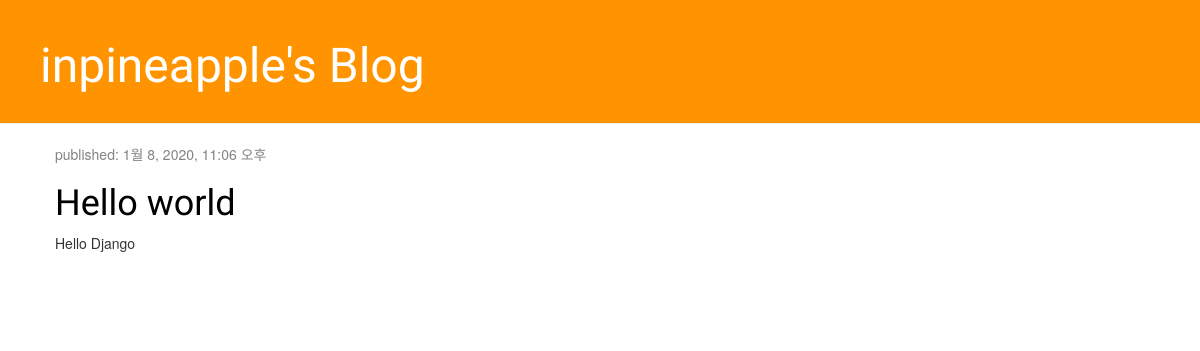
The app's page /, older data.
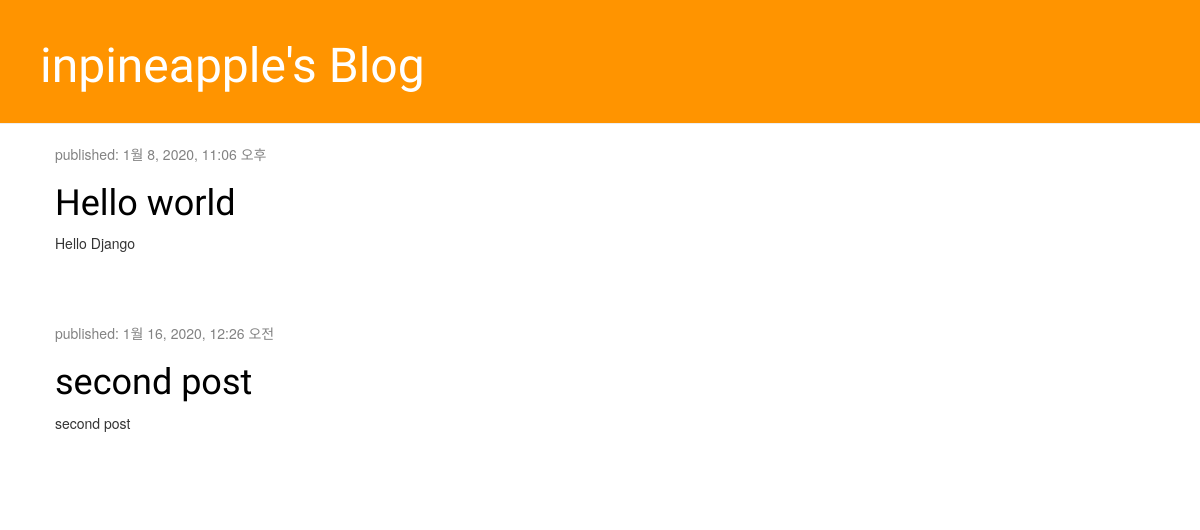
The same page, newer data.
### blog/models.py (models this page shows, shortened)
class Post(models.Model):
    author= models.ForeignKey(settings.AUTH_USER_MODEL, on_delete=models.CASCADE)
    title = models.CharField(max_length=200)
    text= models.TextField()
    create_date=models.DateTimeField(
    default=timezone.now
    )
    published_date=models.DateTimeField(
    blank=True, null=True
    )

### blog/views.py (the view)
# urls.py: path('',views.post_list,name='post_list'),
def post_list(request):
    posts=Post.objects.filter(published_date__lte=timezone.now()).order_by('published_date')
    return render(request,'blog/post_list.html',{'posts':posts})

### blog/templates/blog/post_list.html
{% extends 'blog/base.html' %}
{% block content %}
          {% for post in posts%}
          <div class="post">
            <div class="date">
              <p>published: {{post.published_date}}</p>
            </div>
            <h1><a href="{% url 'post_detail' pk=post.pk %}">{{post.title}}</a></h1>
            <p>{{post.text|linebreaksbr}}</p>
          </div>
          {% endfor %}
{% endblock %}

### blog/templates/blog/base.html (shortened to what this page needs)
{% load static %}
<!DOCTYPE html>
<html lang="en" dir="ltr">
  <head>
    <link rel="stylesheet" href="//maxcdn.bootstrapcdn.com/bootstrap/3.2.0/css/bootstrap.min.css">
    <link rel="stylesheet" href="//maxcdn.bootstrapcdn.com/bootstrap/3.2.0/css/bootstrap-theme.min.css">
    <link rel="stylesheet" href="{% static 'css/blog.css' %}">
  </head>
  <body>
    <div class="page-header">
      <h1><a href="/">inpineapple's Blog</a></h1>
    </div>
    <div class="content container">
      <div class="row">
        <div class="col-md-8">
          {% block content %}
          {% endblock %}
        </div>
      </div>
    </div>
  </body>
</html>

Row changes from the older to the newer data that the page shows:
added Post: published_date "1월 16, 2020, 12:26 오전", title "second post", text "second post"
